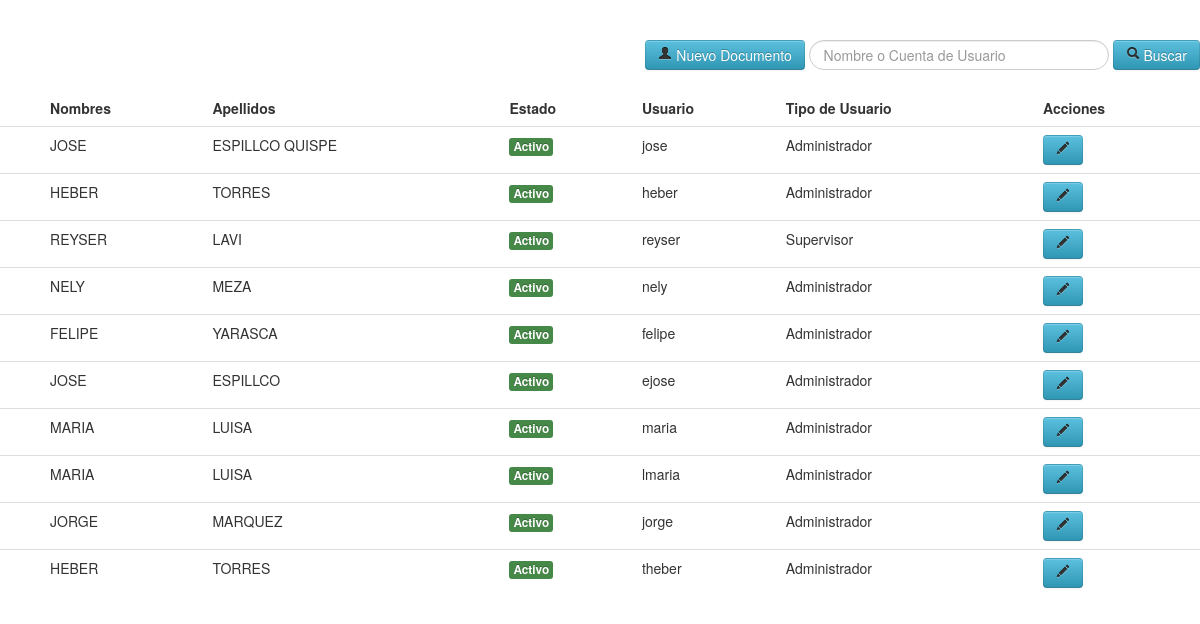
The app's page /admin/l_usuario.php (signed in) with its own data.
### tables this page shows
CREATE TABLE IF NOT EXISTS `usuarios` (
  `id` int(255) NOT NULL AUTO_INCREMENT,
  `nombre` varchar(255) NOT NULL,
  `apellido` varchar(50) NOT NULL,
  `procedencia` varchar(100) NOT NULL,
  `dependencia` varchar(100) NOT NULL,
  `usu` varchar(255) NOT NULL,
  `con` varchar(255) NOT NULL,
  `tipo` varchar(255) NOT NULL,
  `correo` varchar(100) NOT NULL,
  `codarea` varchar(10) NOT NULL,
  `estado` varchar(255) NOT NULL,
  PRIMARY KEY (`id`)
);

### admin/l_usuario.php (the view, shortened to what this page needs)
<!DOCTYPE html>
<html lang="en">
<head>
    <link href="css/bootstrap.css" rel="stylesheet">
    <link href="css/bootstrap-responsive.css" rel="stylesheet">
    <link href="css/docs.css" rel="stylesheet">
    <link href="js/google-code-prettify/prettify.css" rel="stylesheet">
</head>
<body data-spy="scroll" data-target=".bs-docs-sidebar">
<div align="right">
<form name="form1" method="post" action="">
	<a href="c_usuario.php" class="btn btn-info"><i class="icon-user"></i> Nuevo Documento</a>
	<input type="text" name="bus" class="input-xlarge search-query" placeholder="Nombre o Cuenta de Usuario">
	<button type="submit" class="btn btn-info"><i class="icon-search"></i> Buscar</button>
</form>
</div>
<table class="table table-hover" border="0">
  <thead>
  <tr>
    <td>&nbsp;</td>
    <td><strong>Nombres</strong></td>
    <td><strong>Apellidos</strong></td>
    <td><strong>Estado</strong></td>
    <td><strong>Usuario</strong></td>
    <td><strong>Tipo de Usuario</strong></td>
    <td><strong>Acciones</strong></td>
  </tr>
  </thead>
  <tbody>
  <?php
  	if(empty($_POST['bus'])){
		$can=mysql_query("SELECT * FROM usuarios");
	}else{
		$buscar=$_POST['bus'];
		$can=mysql_query("SELECT * FROM usuarios where nombre LIKE '$buscar%' or usu LIKE '$buscar%'");
	}
	while($dato=mysql_fetch_array($can)){
		if($dato['estado']=="n"){
			$estado='<span class="label label-important">Inactivo</span>';
		}else{
			$estado='<span class="label label-success">Activo</span>';
		}
		if($dato['tipo']=="a"){
			$tipo='Administrador';
		}else{
			$tipo='Supervisor';
		}
  ?>
  <tr>
    <td>&nbsp;</td>
    <td><?php echo $dato['nombre']; ?></td>
    <td><?php echo $dato['apellido']; ?></td>
    <td><a href="l_usuario.php?estado=<?php echo $dato['id']; ?>"><?php echo $estado; ?></a></td>
    <td><?php echo $dato['usu']; ?></td>
    <td><?php echo $tipo; ?></td>
    <td><a href="c_usuario.php?id=<?php echo $dato['id']; ?>" title="Editar Usuario" class="btn btn-info"><i class="icon-pencil"></i></a></td>
  </tr>
  <?php } ?>
  </tbody>
</table>
</body>
</html>

### admin/css/docs.css (style rules this page uses)
body { position: relative; padding-top: 40px; }

### records on screen
usuarios: nombre "JOSE", apellido "ESPILLCO QUISPE", estado "Activo", usu "jose", tipo "Administrador"
usuarios: nombre "HEBER", apellido "TORRES", estado "Activo", usu "heber", tipo "Administrador"
usuarios: nombre "REYSER", apellido "LAVI", estado "Activo", usu "reyser", tipo "Supervisor"
usuarios: nombre "NELY", apellido "MEZA", estado "Activo", usu "nely", tipo "Administrador"
usuarios: nombre "FELIPE", apellido "YARASCA", estado "Activo", usu "felipe", tipo "Administrador"
usuarios: nombre "JOSE", apellido "ESPILLCO", estado "Activo", usu "ejose", tipo "Administrador"
usuarios: nombre "MARIA", apellido "LUISA", estado "Activo", usu "maria", tipo "Administrador"
usuarios: nombre "MARIA", apellido "LUISA", estado "Activo", usu "lmaria", tipo "Administrador"
usuarios: nombre "JORGE", apellido "MARQUEZ", estado "Activo", usu "jorge", tipo "Administrador"
usuarios: nombre "HEBER", apellido "TORRES", estado "Activo", usu "theber", tipo "Administrador"
